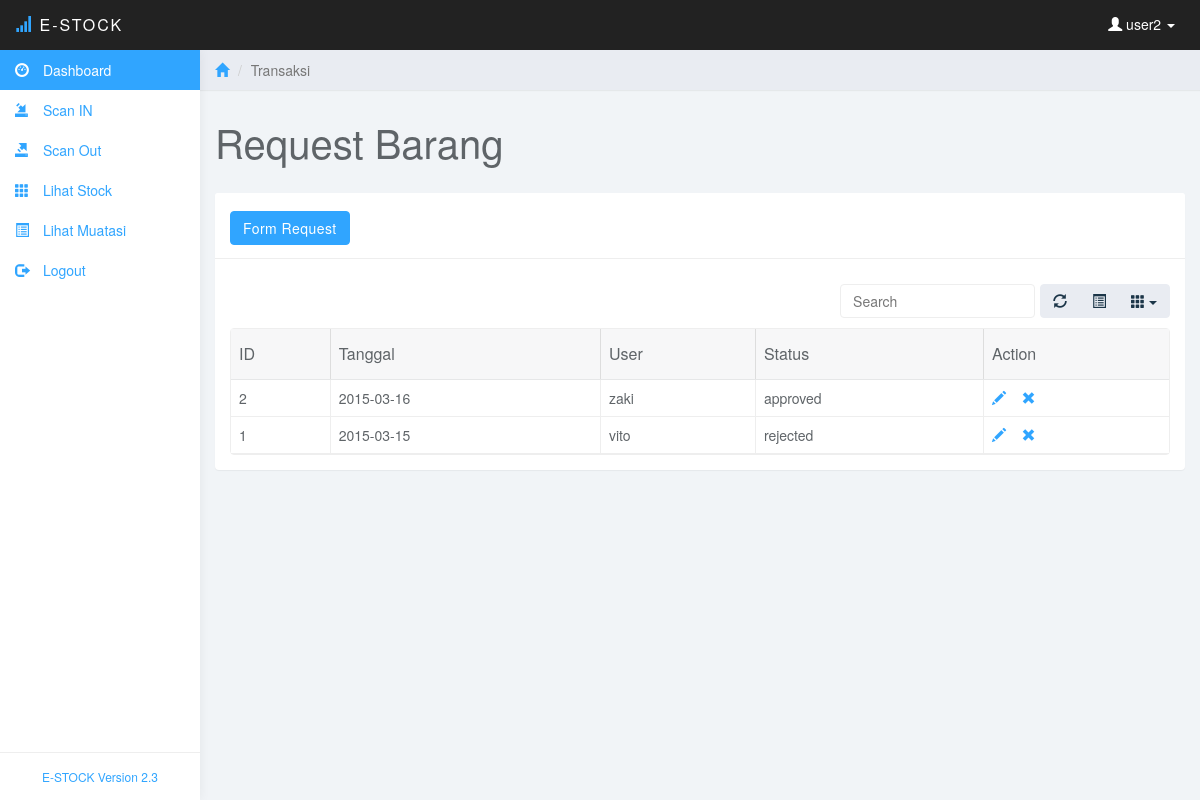
The app's page /request.php (signed in) with its own data.
### tables this page shows
CREATE TABLE IF NOT EXISTS `request` (
  `id_request` int(11) NOT NULL AUTO_INCREMENT,
  `tgl_request` date NOT NULL,
  `username` varchar(20) NOT NULL,
  `status` varchar(10) NOT NULL,
  `keterangan` text NOT NULL,
  PRIMARY KEY (`id_request`)
);

### request.php (the view, shortened to what this page needs)
<?php
include ("koneksi/koneksi.php");
$pengguna=$_SESSION['username'];
?>
<!DOCTYPE html>
<html>
<head>
<link href="css/bootstrap.min.css" rel="stylesheet">
<link href="css/datepicker3.css" rel="stylesheet">
<link href="css/bootstrap-table.css" rel="stylesheet">
<link href="css/styles.css" rel="stylesheet">
</head>
<body>
	<nav class="navbar navbar-inverse navbar-fixed-top" role="navigation">
		<div class="container-fluid">
			<div class="navbar-header">
				<a class="navbar-brand" href="#"><span class="glyphicon glyphicon-signal"></span> E-Stock<span></span></a>
				<ul class="user-menu">
					<li class="dropdown pull-right">
						<a href="#" class="dropdown-toggle" data-toggle="dropdown"><span class="glyphicon glyphicon-user"></span>
						<?php
						echo " $pengguna";
						?>
						<span class="caret"></span></a>
					</li>
				</ul>
			</div>
		</div>
	</nav>
	<?php
	include("menu.php");
	?>
	<div class="col-sm-9 col-sm-offset-3 col-lg-10 col-lg-offset-2 main">
		<div class="row">
			<ol class="breadcrumb">
				<li><a href="#"><span class="glyphicon glyphicon-home"></span></a></li>
				<li class="active">Transaksi</li>
			</ol>
		</div>
		<div class="row">
			<div class="col-lg-12">
				<h1 class="page-header">Request Barang</h1>
			</div>
		</div>
		<div class="row">
			<div class="col-lg-12">
				<div class="panel panel-default">
					<div class="panel-heading"><a href="add-request.php" class="btn btn-primary btn-md">Form Request</a></div>
					<div class="panel-body">
						<table data-toggle="table" data-url="tables/data1.json"  data-show-refresh="true" data-show-toggle="true" data-show-columns="true" data-search="true" data-select-item-name="toolbar1" data-pagination="false" data-sort-name="name" data-sort-order="asc">
						    <thead>
						    <tr>
						        <th data-field="id"  data-sortable="true">ID</th>
								<th data-field="tgl"  data-sortable="true">Tanggal</th>
								<th data-field="user"  data-sortable="true">User</th>
								<th data-field="status"  data-sortable="true">Status</th>
								<th data-field="action" data-sortable="true">Action</th>
						    </tr>
							</thead>
							<tbody>
							<?php
							if($_SESSION['level']=='gudang-pusat')
							{
								$sqlreq="select * from request order by id_request desc";
							}
							else
							{
								$sqlreq="select * from request where username='$_SESSION[username]' order by id_request desc";
							}
							$queryreq=mysqli_query($con,$sqlreq);
							while ($datareq=mysqli_fetch_array($queryreq))
							{
							echo '
							<tr>
						        <td data-field="id"  data-sortable="true">'.$datareq['id_request'].'</td>
								<td data-field="tgl"  data-sortable="true">'.$datareq['tgl_request'].'</td>
								<td data-field="user"  data-sortable="true">'.$datareq['username'].'</td>
								<td data-field="status"  data-sortable="true">'.$datareq['status'].'</td>
								<td data-field="action" data-sortable="true">
								<a href="edit-request.php?id='.$datareq['id_request'].'"><span class="glyphicon glyphicon-pencil" title="Detail Request"></a> &nbsp;&nbsp;
								<a href="save-request.php?id='.$datareq['id_request'].'&mode=delete" onclick="return confirm(\'Anda Yakin Menghapus Data Ini?\')"><span class="glyphicon glyphicon-remove" title="Delete"></span></a></td>
						    </tr>';
							}
							?>
						    </tbody>
						</table>
					</div>
				</div>
			</div>
		</div>
	</div>
</body>
</html>

### css/styles.css (style rules this page uses)
body { background: #f1f4f7; padding-top: 50px; color: #5f6468; }
a, a:hover, a:focus { color: #30a5ff; }
h1, h2, h3, h4, h5, h6 { color: #5f6468; }
h1 { font-weight: 300; font-size: 40px; }
.navbar-header .navbar-brand { color: #fff; font-size: 16px; text-transform: uppercase; font-weight: 500; letter-spacing: 2px; }
.navbar-header .navbar-brand span { color: #30a5ff; }
.btn-primary, .btn-primary:hover, .btn-primary:focus, .btn-primary:active, .btn-primary.active, .open > .dropdown-toggle.btn-primary, .btn-primary.disabled, .btn-primary[disabled], fieldset[disabled] .btn-primary, .btn-primary.disabled:hover, .btn-primary[disabled]:hover, fieldset[disabled] .btn-primary:hover, .btn-primary.disabled:focus, .btn-primary[disabled]:focus, fieldset[disabled] .btn-primary:focus, .btn-primary.disabled:active, .btn-primary[disabled]:active, fieldset[disabled] .btn-primary:active, .btn-primary.disabled.active, .btn-primary[disabled].active, fieldset[disabled] .btn-primary.active { background-color: #30a5ff; border-color: #30a5ff; }
.panel { border: 0; }
.panel-heading { font-size: 18px; font-weight: 300; letter-spacing: 0.025em; height: 66px; line-height: 45px; }
.panel-default .panel-heading { background: #fff; border-bottom: 1px solid #eee; color: #5f6468; }
.navbar { border: 0; }
.user-menu { display: inline-block; margin-top: 14px; margin-right: 10px; float: right; list-style: none; padding: 0; }
.user-menu a { color: #fff; }
@media (min-width: 768px) { .navbar-header { width: 100%; } }
.breadcrumb { border-radius: 0; padding: 10px 15px; background: #e9ecf2; box-shadow: 0 1px 1px rgba(0, 0, 0, .05); margin: 0 ; }
h1.page-header { margin-top: 30px; border-bottom: 0; }
.table { background: #fff; }

### records on screen
request: id_request "2", tgl_request "2015-03-16", username "zaki", status "approved"
request: id_request "1", tgl_request "2015-03-15", username "vito", status "rejected"

### other values on screen
$pengguna "user2"
